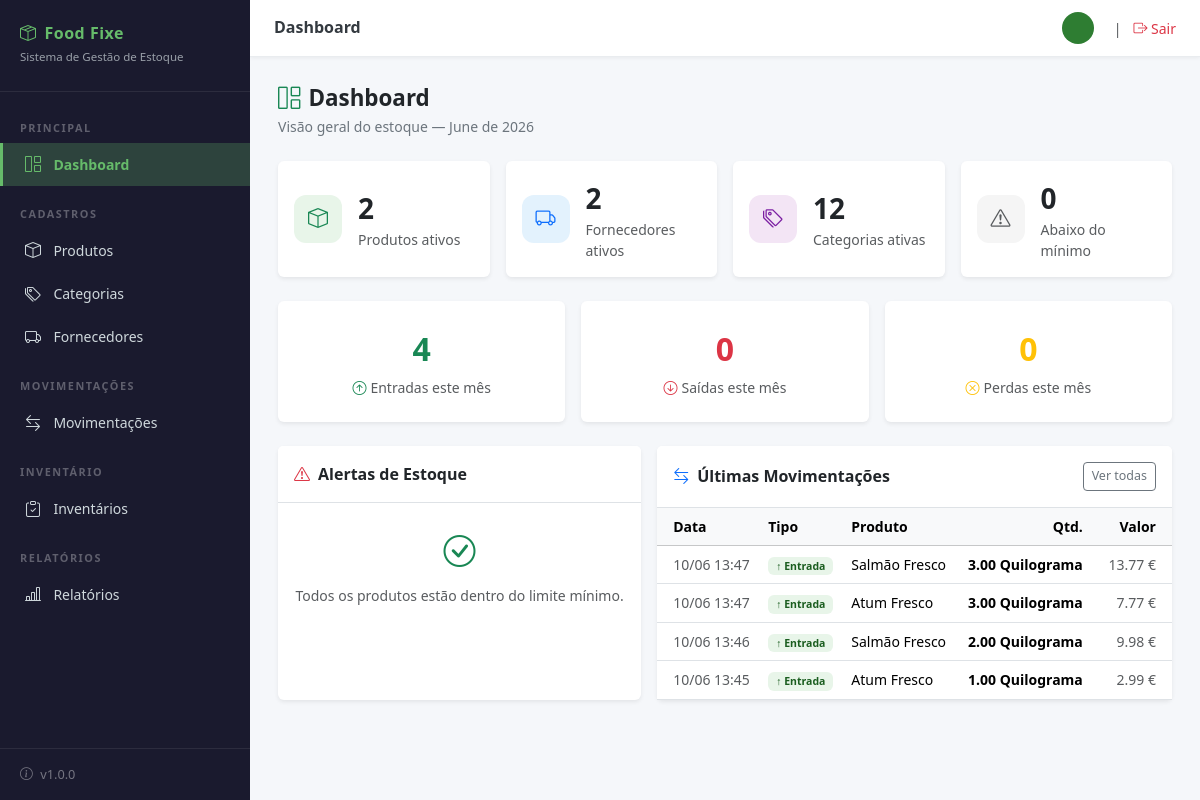
Page / (signed in) on the earlier database version.
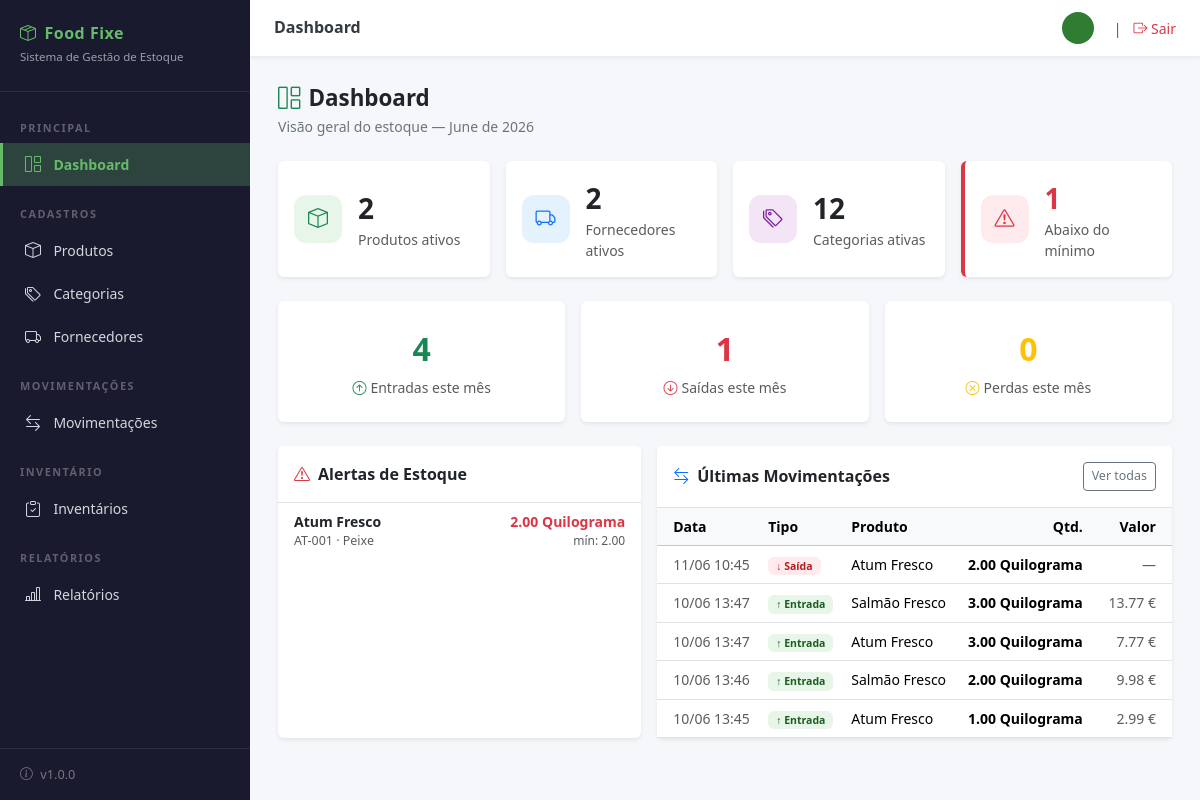
Same page on the later database version.
### estoque/models.py (models this page shows, shortened)
class Movimentacao(models.Model):
    class Tipo(models.TextChoices):
        ENTRADA = 'ENTRADA', 'Entrada'
        SAIDA   = 'SAIDA',   'Saída'
        PERDA   = 'PERDA',   'Perda'
    utilizador          = models.ForeignKey(Utilizador, on_delete=models.PROTECT,
                                            verbose_name='Utilizador',
                                            related_name='movimentacoes')
    produto             = models.ForeignKey(Produto, on_delete=models.PROTECT,
                                            verbose_name='Produto',
                                            related_name='movimentacoes')
    fornecedor          = models.ForeignKey(Fornecedor, on_delete=models.SET_NULL,
                                            verbose_name='Fornecedor',
                                            related_name='movimentacoes',
                                            null=True, blank=True)
    tipo_movimentacao   = models.CharField('Tipo', max_length=10,
                                           choices=Tipo.choices)
    quantidade          = models.DecimalField('Quantidade', max_digits=10,
                                              decimal_places=2)
    valor_unitario      = models.DecimalField('Valor unitário', max_digits=10,
                                              decimal_places=2, default=Decimal('0.00'))
    valor_total         = models.DecimalField('Valor total', max_digits=10,
                                              decimal_places=2, default=Decimal('0.00'),
                                              editable=False)  # calculado no save()
    rectificada         = models.BooleanField('Rectificada', default=False)
    motivo_rectificacao = models.TextField('Motivo da rectificação', blank=True)
    movimentacao_origem = models.ForeignKey(
        'self',
        on_delete=models.SET_NULL,
        null=True, blank=True,
        related_name='estornos',
        verbose_name='Movimentação de origem',
        help_text='Preenchido automaticamente nos estornos'
    )
    observacao          = models.TextField('Observação', blank=True)
    data_movimentacao   = models.DateTimeField('Data', default=timezone.now)
    create_at           = models.DateTimeField('Criado em', auto_now_add=True)
    update_at           = models.DateTimeField('Atualizado em', auto_now=True)
    class Meta:
        verbose_name        = 'Movimentação'
        verbose_name_plural = 'Movimentações'
        ordering            = ['-data_movimentacao']
    def save(self, *args, **kwargs):
        self.valor_total = self.quantidade * self.valor_unitario
        super().save(*args, **kwargs)

class Produto(models.Model):
    class Unidade(models.TextChoices):
        UNIDADE  = 'UN',  'Unidade'
        KILO     = 'KG',  'Quilograma'
        LITRO    = 'LT',  'Litro'
        CAIXA    = 'CX',  'Caixa'
        PACOTE   = 'PC',  'Pacote'
    codigo          = models.CharField('Código', max_length=30, unique=True)
    produto         = models.CharField('Nome do produto', max_length=150)
    categoria       = models.ForeignKey(Categoria, on_delete=models.PROTECT,
                                        verbose_name='Categoria',
                                        related_name='produtos')
    fornecedor      = models.ForeignKey(Fornecedor, on_delete=models.SET_NULL,
                                    verbose_name='Fornecedor',
                                    related_name='produtos',
                                    null=True, blank=True)
    unidade         = models.CharField('Unidade de medida', max_length=5,
                                       choices=Unidade.choices,
                                       default=Unidade.UNIDADE)
    estoque_atual   = models.DecimalField('Estoque atual', max_digits=10,
                                          decimal_places=2, default=Decimal('0.00'))
    estoque_minimo  = models.DecimalField('Estoque mínimo', max_digits=10,
                                          decimal_places=2, default=Decimal('0.00'))
    custo_medio     = models.DecimalField('Custo médio', max_digits=10,
                                          decimal_places=2, default=Decimal('0.00'),
                                          null=True, blank=True)
    ativo           = models.BooleanField('Ativo', default=True)
    create_at       = models.DateTimeField('Criado em', auto_now_add=True)
    update_at       = models.DateTimeField('Atualizado em', auto_now=True)
    class Meta:
        verbose_name        = 'Produto'
        verbose_name_plural = 'Produtos'
        ordering            = ['produto']
    @property
    def abaixo_do_minimo(self):
        return self.estoque_atual <= self.estoque_minimo

class Categoria(models.Model):
    categoria = models.CharField('Categoria', max_length=100, unique=True)
    ativo     = models.BooleanField('Ativa', default=True)
    class Meta:
        verbose_name        = 'Categoria'
        verbose_name_plural = 'Categorias'
        ordering            = ['categoria']
    def __str__(self):
        return self.categoria

### estoque/views.py (the view)
# urls.py: path('', views.dashboard, name='dashboard'),
@login_required(login_url='login')
def dashboard(request):
    hoje      = timezone.now()
    mes_atual = hoje.month
    ano_atual = hoje.year
    total_produtos     = Produto.objects.filter(ativo=True).count()
    total_fornecedores = Fornecedor.objects.filter(status=True).count()
    total_categorias   = Categoria.objects.filter(ativo=True).count()
    todos_produtos  = Produto.objects.filter(ativo=True).select_related('categoria')
    produtos_alerta = [p for p in todos_produtos if p.abaixo_do_minimo]
    total_alertas   = len(produtos_alerta)
    entradas_mes = Movimentacao.objects.filter(
        tipo_movimentacao=Movimentacao.Tipo.ENTRADA,
        data_movimentacao__month=mes_atual,
        data_movimentacao__year=ano_atual,
        rectificada=False
    ).exclude(
        observacao__startswith='ESTORNO AUTOMÁTICO'
    ).exclude(
        observacao__startswith='Acerto de inventário'
    ).count()
    saidas_mes = Movimentacao.objects.filter(
        tipo_movimentacao=Movimentacao.Tipo.SAIDA,
        data_movimentacao__month=mes_atual,
        data_movimentacao__year=ano_atual,
        rectificada=False
    ).exclude(
        observacao__startswith='ESTORNO AUTOMÁTICO'
    ).exclude(
        observacao__startswith='Acerto de inventário'
    ).count()
    perdas_mes = Movimentacao.objects.filter(
        tipo_movimentacao=Movimentacao.Tipo.PERDA,
        data_movimentacao__month=mes_atual,
        data_movimentacao__year=ano_atual,
        rectificada=False
    ).exclude(
        observacao__startswith='ESTORNO AUTOMÁTICO'
        ).exclude(
        observacao__startswith='Acerto de inventário'
    ).count()
    ultimas_movimentacoes = Movimentacao.objects.select_related(
        'produto', 'utilizador'
    ).order_by('-data_movimentacao')[:8]
    context = {
        'total_produtos':        total_produtos,
        'total_fornecedores':    total_fornecedores,
        'total_categorias':      total_categorias,
        'total_alertas':         total_alertas,
        'produtos_alerta':       produtos_alerta[:5],
        'entradas_mes':          entradas_mes,
        'saidas_mes':            saidas_mes,
        'perdas_mes':            perdas_mes,
        'ultimas_movimentacoes': ultimas_movimentacoes,
        'mes_atual':             hoje.strftime('%B de %Y'),
    }
    return render(request, 'estoque/dashboard.html', context)

### estoque/templates/estoque/dashboard.html (shortened to what the changed rows need)
{% extends 'estoque/base.html' %}
{% block content %}
<div class="page-header">
    <h1><i class="bi bi-grid-1x2 me-2 text-success"></i>Dashboard</h1>
</div>
<div class="row g-3 mb-4">
    <div class="col-sm-6 col-xl-3">
        <div class="card border-0 shadow-sm h-100
                    {% if total_alertas > 0 %}border-start border-danger border-4{% endif %}">
            <div class="card-body d-flex align-items-center gap-3">
                <div style="width:48px;height:48px;border-radius:12px;
                            background:{% if total_alertas > 0 %}#ffebee{% else %}#f5f5f5{% endif %};
                            display:flex;align-items:center;justify-content:center;flex-shrink:0;">
                    <i class="bi bi-exclamation-triangle fs-5
                       {% if total_alertas > 0 %}text-danger{% else %}text-muted{% endif %}"></i>
                </div>
                <div>
                    <div class="fs-3 fw-bold {% if total_alertas > 0 %}text-danger{% else %}text-dark{% endif %}">
                        {{ total_alertas }}
                    </div>
                    <div class="text-muted small">Abaixo do mínimo</div>
                </div>
            </div>
        </div>
    </div>
</div>
<div class="row g-3 mb-4">
    <div class="col-md-4">
        <div class="card border-0 shadow-sm">
            <div class="card-body text-center py-4">
                <div class="text-danger fw-bold fs-2">{{ saidas_mes }}</div>
                <div class="text-muted small mt-1">
                    <i class="bi bi-arrow-down-circle me-1 text-danger"></i>Saídas este mês
                </div>
            </div>
        </div>
    </div>
</div>
<div class="row g-3">
    <div class="col-lg-5">
        <div class="card border-0 shadow-sm h-100">
            <div class="card-body p-0">
                {% if produtos_alerta %}
                    <ul class="list-group list-group-flush">
                        {% for produto in produtos_alerta %}
                        <li class="list-group-item d-flex justify-content-between align-items-center px-3 py-2">
                            <div>
                                <div class="fw-semibold small">{{ produto.produto }}</div>
                                <div class="text-muted" style="font-size:0.78rem;">
                                    {{ produto.codigo }} · {{ produto.categoria }}
                                </div>
                            </div>
                            <div class="text-end">
                                <div class="text-danger fw-bold small">
                                    {{ produto.estoque_atual }} {{ produto.get_unidade_display }}
                                </div>
                                <div class="text-muted" style="font-size:0.75rem;">
                                    mín: {{ produto.estoque_minimo }}
                                </div>
                            </div>
                        </li>
                        {% endfor %}
                    </ul>
                {% else %}
                    <div class="text-center py-4 text-muted">
                        <i class="bi bi-check-circle fs-2 text-success d-block mb-2"></i>
                        <small>Todos os produtos estão dentro do limite mínimo.</small>
                    </div>
                {% endif %}
            </div>
        </div>
    </div>
    <div class="col-lg-7">
        <div class="card border-0 shadow-sm h-100">
            <div class="card-body p-0">
                {% if ultimas_movimentacoes %}
                    <div class="table-responsive">
                        <table class="table table-hover mb-0 small">
                            <thead class="table-light">
                                <tr>
                                    <th class="ps-3">Data</th>
                                    <th>Tipo</th>
                                    <th>Produto</th>
                                    <th class="text-end pe-3">Qtd.</th>
                                    <th class="text-end pe-3">Valor</th>
                                </tr>
                            </thead>
                            <tbody>
                                {% for mov in ultimas_movimentacoes %}
                                <tr>
                                    <td class="ps-3 text-muted">
                                        {{ mov.data_movimentacao|date:"d/m H:i" }}
                                    </td>
                                    <td>
                                        {% if mov.tipo_movimentacao == 'ENTRADA' %}
                                            <span class="badge badge-entrada px-2 py-1">↑ Entrada</span>
                                        {% elif mov.tipo_movimentacao == 'SAIDA' %}
                                            <span class="badge badge-saida px-2 py-1">↓ Saída</span>
                                        {% else %}
                                            <span class="badge badge-perda px-2 py-1">✘ Perda</span>
                                        {% endif %}
                                    </td>
                                    <td>{{ mov.produto.produto }}</td>
                                    <td class="text-end pe-3 fw-semibold">
                                        {{ mov.quantidade }} {{ mov.produto.get_unidade_display }}
                                    </td>
                                    <td class="text-end pe-3 text-muted">
                                        {% if mov.valor_total %}
                                            {{ mov.valor_total|floatformat:2 }} €
                                        {% else %}
                                            —
                                        {% endif %}
                                    </td>
                                </tr>
                                {% endfor %}
                            </tbody>
                        </table>
                    </div>
                {% else %}
                    <div class="text-center py-4 text-muted">
                        <i class="bi bi-inbox fs-2 d-block mb-2"></i>
                        <small>Nenhuma movimentação registada ainda.</small>
                    </div>
                {% endif %}
            </div>
        </div>
    </div>
</div>
{% endblock %}

Differences in the rows shown:
now on this page (row edited): Produto: produto "Atum Fresco", codigo "AT-001", categoria "Peixe", estoque_atual "2.00", unidade "Quilograma", estoque_minimo "2.00"
added Movimentacao: data_movimentacao "11/06 10:45", tipo_movimentacao "↓ Saída", produto.produto "Atum Fresco", quantidade "2.00", produto.unidade "Quilograma"
Other differences:
{{ total_alertas }}: "0" → "1"
{{ saidas_mes }}: "0" → "1"
text no longer shown: "Todos os produtos estão dentro do limite mínimo."
